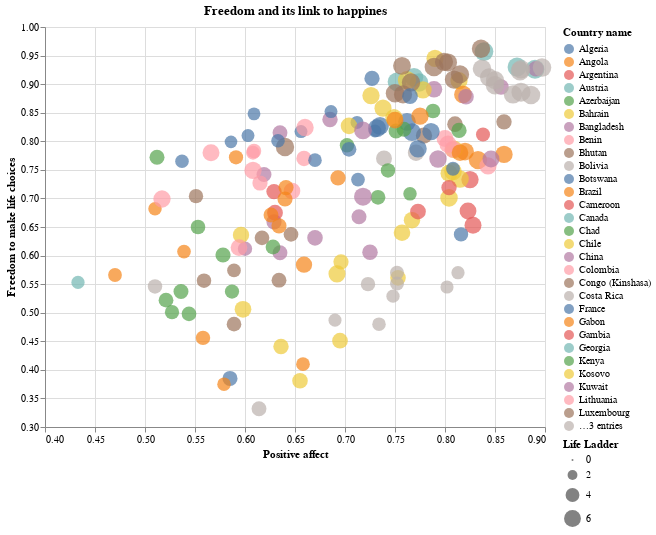

The notebook cell saved with this chart:
### Code cell
alt.Chart(data1).mark_circle().encode(
    alt.X('Positive affect', title="Positive affect",scale=alt.Scale(zero=False)),
    alt.Y('Freedom to make life choices',title="Freedom to make life choices", scale=alt.Scale(zero=False, padding=1)),
    color='Country name',
    size='Life Ladder',
    tooltip=[alt.Tooltip('Positive affect'),
            alt.Tooltip('Log GDP per capita'),
            alt.Tooltip('Country name'),
            alt.Tooltip('Life Ladder')]
).properties(width=500,height=400,title="Freedom and its link to happines")

### Figure 1 — Vega-Lite specification as saved in the notebook (floating-point values rounded to 4 significant figures; data arrays with more than 128 entries replaced by an {"elided": "..."} marker saying what was removed)
{"config": {"view": {"continuousWidth": 400, "continuousHeight": 300}}, "data": {"name": "data-c0fe58a48786afe06b72559f93a4a5c9"}, "mark": "circle", "encoding": {"color": {"type": "nominal", "field": "Country name"}, "size": {"type": "quantitative", "field": "Life Ladder"}, "tooltip": [{"type": "quantitative", "field": "Positive affect"}, {"type": "quantitative", "field": "Log GDP per capita"}, {"type": "nominal", "field": "Country name"}, {"type": "quantitative", "field": "Life Ladder"}], "x": {"type": "quantitative", "field": "Positive affect", "scale": {"zero": false}, "title": "Positive affect"}, "y": {"type": "quantitative", "field": "Freedom to make life choices", "scale": {"padding": 1, "zero": false}, "title": "Freedom to make life choices"}}, "height": 400, "title": "Freedom and its link to happines", "width": 500, "$schema": "https://vega.github.io/schema/vega-lite/v4.8.1.json", "datasets": {"data-c0fe58a48786afe06b72559f93a4a5c9": {"elided": "175 records"}}}
